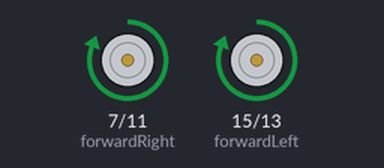
Recording of a program running on a simulated Raspberry Pi (header pin numbers). Shown: motor-driver pin pairs drawn as motors (green arrow = first pin HIGH = forward, orange = second pin HIGH = backward, longer = more drive). At 4.0 s the program stops and its outputs stay as they are.

Above: at 0.1 s.
At 1.1 s:
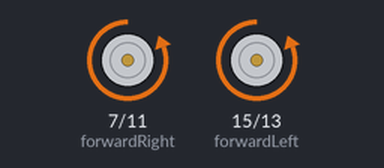
At 2.1 s:
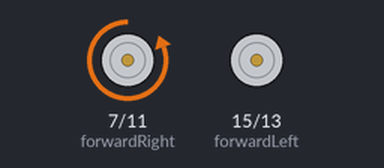
At 4.1 s:
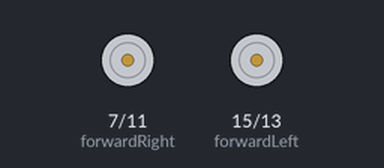
Timing chart, 0 to 5.5 s (numbered marks = the images above):
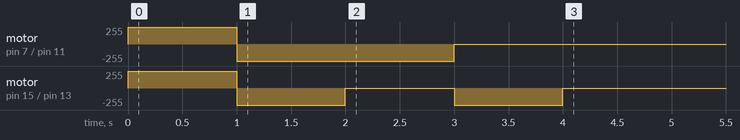

The program:

robot.py
```python
import RPi.GPIO as GPIO
import time

forwardRight = 7
forwardLeft = 15
backwardRight = 11
backwardLeft = 13
sleepSeconds = 1

GPIO.setmode(GPIO.BOARD)

GPIO.setup(forwardRight,GPIO.OUT)
GPIO.setup(backwardRight,GPIO.OUT)
GPIO.setup(backwardLeft,GPIO.OUT)
GPIO.setup(forwardLeft,GPIO.OUT)

#Go fordward for one second

GPIO.output(forwardRight,True)
GPIO.output(forwardLeft,True)
time.sleep(sleepSeconds)
GPIO.output(forwardRight,False)
GPIO.output(forwardLeft,False)

#go backward for one second

GPIO.output(backwardRight,True)
GPIO.output(backwardLeft,True)
time.sleep(sleepSeconds)
GPIO.output(backwardRight,False)
GPIO.output(backwardLeft,False)

#Turn right
GPIO.output(backwardRight,True)
time.sleep(sleepSeconds)
GPIO.output(backwardRight,False)

#Turn Left
GPIO.output(backwardLeft,True)
time.sleep(sleepSeconds)
GPIO.output(backwardLeft,False)

GPIO.cleanup()
```

Measured:
- by itself, motor on pin 7 (forwardRight) / pin 11 (backwardRight): stopped → forward 255/255 at 0.00 s, → backward 255/255 1.0 s later, → stopped 2.0 s later
- by itself, motor on pin 15 (forwardLeft) / pin 13 (backwardLeft): stopped → forward 255/255 at 0.00 s, → backward 255/255 1.0 s later, → stopped 1.0 s later, → backward 255/255 1.0 s later, … (5 changes in this stretch)
